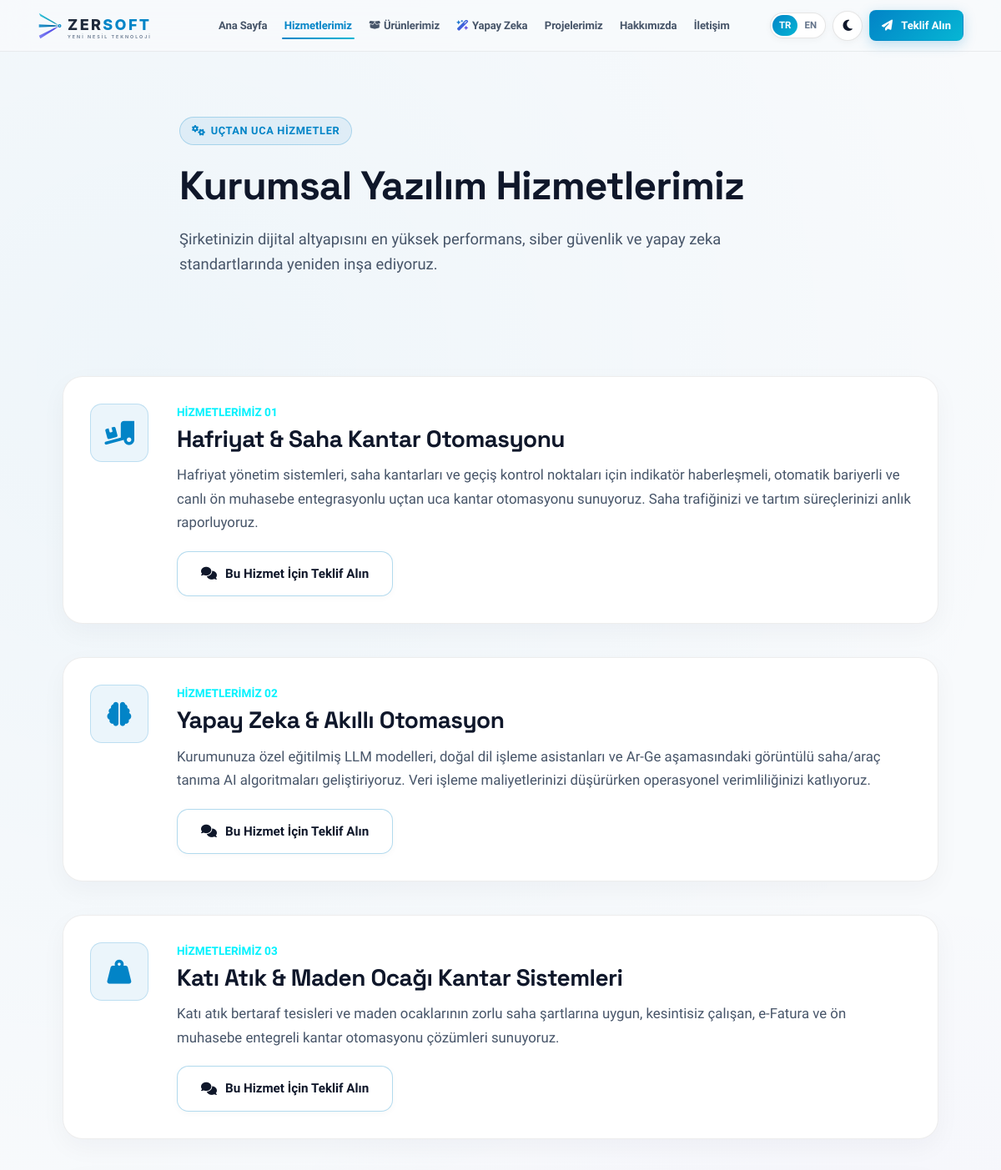
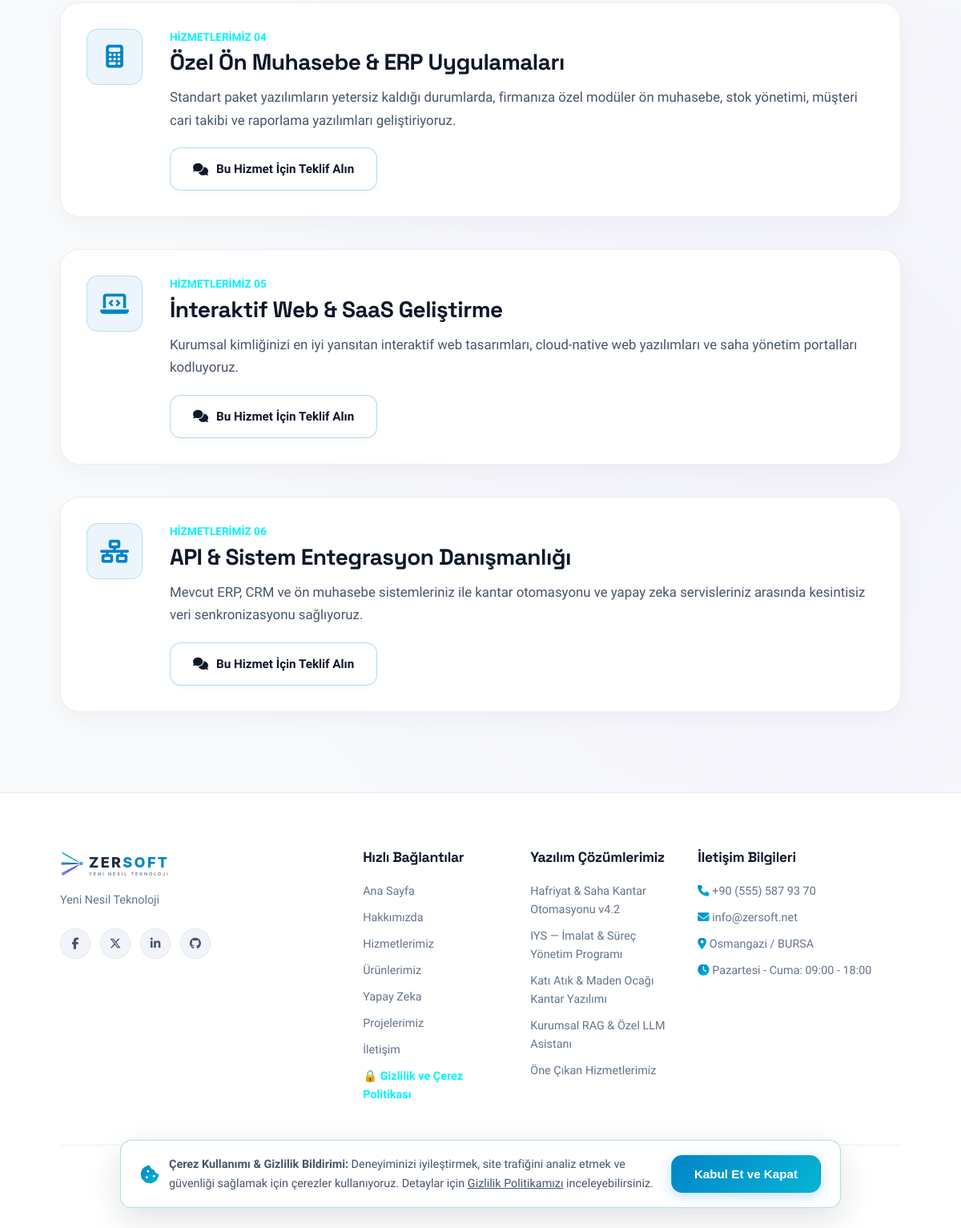
/services.php, run on the app's committed database (2 pictures, top to bottom).
### tables this page shows
CREATE TABLE IF NOT EXISTS `services` (
  `id` INT AUTO_INCREMENT PRIMARY KEY,
  `title` VARCHAR(150) NOT NULL,
  `slug` VARCHAR(150) NOT NULL UNIQUE,
  `short_description` VARCHAR(255) NOT NULL,
  `content` TEXT NOT NULL,
  `icon` VARCHAR(50) NOT NULL DEFAULT 'fa-code',
  `sort_order` INT DEFAULT 0,
  `created_at` DATETIME DEFAULT CURRENT_TIMESTAMP
);

CREATE TABLE IF NOT EXISTS `site_settings` (
  `id` INT PRIMARY KEY DEFAULT 1,
  `site_name` VARCHAR(100) NOT NULL DEFAULT 'ZERSOFT Bilişim & Danışmanlık',
  `site_tagline` VARCHAR(255) DEFAULT 'Dijital Dönüşümde Çözüm Ortağınız & Yapay Zeka Çözümleri',
  `meta_description` TEXT,
  `phone` VARCHAR(30) DEFAULT '+90 (555) 587 93 70',
  `email` VARCHAR(100) DEFAULT 'info@zersoft.net',
  `address` TEXT,
  `working_hours` VARCHAR(100) DEFAULT 'Pazartesi - Cuma: 09:00 - 18:00',
  `facebook` VARCHAR(255) DEFAULT 'https://facebook.com/zersoftnet',
  `twitter` VARCHAR(255) DEFAULT 'https://twitter.com/zersoftnet',
  `linkedin` VARCHAR(255) DEFAULT 'https://linkedin.com/company/zersoft',
  `github` VARCHAR(255) DEFAULT 'https://github.com/zersoft',
  `instagram` VARCHAR(255) DEFAULT 'https://instagram.com/zersoftnet',
  `updated_at` DATETIME DEFAULT CURRENT_TIMESTAMP
);

### includes/lang.php (called while the page is built, shortened)
<?php
if (isset($_GET['lang']) && in_array($_GET['lang'], ['tr', 'en'])) {
    $currentLang = $_GET['lang'];
    $_SESSION['lang'] = $currentLang;
    setcookie('zersoft_lang', $currentLang, time() + (86400 * 30), '/');
} else {
    $currentLang = $_SESSION['lang'] ?? $_COOKIE['zersoft_lang'] ?? 'tr';
}
function __($key, $default = '') {
    global $currentLang, $translations;
    if (isset($translations[$currentLang][$key])) {
        return $translations[$currentLang][$key];
    }
    return !empty($default) ? $default : $key;
}

### includes/functions.php (called while the page is built, shortened)
<?php
require_once __DIR__ . '/../config/database.php';
function sanitize($data) {
    return htmlspecialchars(trim((string)$data), ENT_QUOTES, 'UTF-8');
}
function getSiteSettings() {
    global $db;
    $defaults = [
        'site_name'        => 'ZERSOFT Bilişim & Danışmanlık',
        'site_tagline'     => 'Dijital Dönüşümde Çözüm Ortağınız & Yapay Zeka Çözümleri',
        'meta_description' => 'Hafriyat Saha Kantar Otomasyonu, Katı Atık Kantar Otomasyonu, Maden Ocağı Kantar Programı, Yapay Zeka Destekli Özel Yazılım Geliştirme, Ön Muhasebe Uygulamaları ve Dijital Dönüşüm Hizmetleri.',
        'phone'            => '+90 (555) 587 93 70',
        'email'            => 'info@zersoft.net',
        'address'          => 'Osmangazi / BURSA',
        'working_hours'    => 'Pazartesi - Cuma: 09:00 - 18:00',
        'facebook'         => 'https://facebook.com/zersoftnet',
        'twitter'          => 'https://twitter.com/zersoftnet',
        'linkedin'         => 'https://linkedin.com/company/zersoft',
        'github'           => 'https://github.com/zersoft',
        'instagram'        => 'https://instagram.com/zersoftnet'
    ];
    try {
        $stmt = $db->query("SELECT * FROM site_settings WHERE id = 1 LIMIT 1");
        $settings = $stmt->fetch();
        if ($settings && is_array($settings)) {
            return array_merge($defaults, $settings);
        }
        return $defaults;
    } catch (Exception $e) {
        return $defaults;
    }
}
function getServices($limit = null) {
    global $db;
    try {
        $sql = "SELECT * FROM services ORDER BY sort_order ASC, id ASC";
        $stmt = $db->query($sql);
        return $stmt->fetchAll();
    } catch (Exception $e) {
        return [];
    }
}

### services.php (the view, shortened to what this page needs)
<?php
require_once __DIR__ . '/includes/header.php';
$services = getServices();
?>
<section class="hero-section" style="min-height: 40vh; padding: 140px 0 60px 0;">
  <div class="container text-center" style="max-width: 800px; margin: 0 auto;">
    <span class="badge"><i class="fa-solid fa-gears"></i> <?php echo __('services_hero_badge'); ?></span>
    <h1 style="font-size: 3rem; margin: 20px 0;"><?php echo __('services_hero_title'); ?></h1>
    <p style="color: var(--text-muted); font-size: 1.15rem;"><?php echo __('services_hero_desc'); ?></p>
  </div>
</section>
<section style="padding: 60px 0 100px 0;">
  <div class="container">
    <div style="display: flex; flex-direction: column; gap: 40px;">
      <?php foreach ($services as $index => $service): ?>
        <div class="glass-card" style="display: grid; grid-template-columns: 80px 1fr; gap: 24px; align-items: flex-start;">
          <div class="feature-icon-wrapper" style="width: 70px; height: 70px; font-size: 1.8rem; margin: 0;">
            <i class="fa-solid <?php echo sanitize($service['icon']); ?>"></i>
          </div>
          <div>
            <div style="font-size: 0.85rem; color: #00f2fe; font-weight: 700; text-transform: uppercase; margin-bottom: 4px;"><?php echo __('nav_services'); ?> 0<?php echo $index + 1; ?></div>
            <h2 style="font-size: 1.75rem; font-weight: 700; margin-bottom: 12px;"><?php echo sanitize($service['title']); ?></h2>
            <p style="color: var(--text-muted); font-size: 1.05rem; line-height: 1.7; margin-bottom: 20px;"><?php echo nl2br(sanitize($service['content'])); ?></p>
            <a href="contact.php" class="btn btn-outline btn-sm"><i class="fa-solid fa-comments"></i> <?php echo __('services_get_quote'); ?></a>
          </div>
        </div>
      <?php endforeach; ?>
    </div>
  </div>
</section>
<?php require_once __DIR__ . '/includes/footer.php'; ?>

### includes/footer.php (shortened to what this page needs)
<?php
$settings = getSiteSettings();
?>
  <footer class="footer">
    <div class="container">
      <div class="footer-grid">
        <div class="footer-brand">
          <a href="index.php" class="brand-logo" aria-label="Zersoft Ana Sayfa">
            <img src="assets/images/logo-light.svg" alt="Zersoft Teknoloji" width="150" height="36" style="height:36px; width:auto;" class="logo-img logo-light animated-logo">
          </a>
          <p><?php echo __('site_tagline'); ?></p>
          <div class="social-links">
            <?php if (!empty($settings['facebook'])): ?>
              <a href="<?php echo sanitize($settings['facebook']); ?>" target="_blank" class="social-icon" aria-label="Facebook"><i class="fa-brands fa-facebook-f"></i></a>
            <?php endif; ?>
            <?php if (!empty($settings['twitter'])): ?>
              <a href="<?php echo sanitize($settings['twitter']); ?>" target="_blank" class="social-icon" aria-label="Twitter"><i class="fa-brands fa-x-twitter"></i></a>
            <?php endif; ?>
            <?php if (!empty($settings['linkedin'])): ?>
              <a href="<?php echo sanitize($settings['linkedin']); ?>" target="_blank" class="social-icon" aria-label="LinkedIn"><i class="fa-brands fa-linkedin-in"></i></a>
            <?php endif; ?>
            <?php if (!empty($settings['github'])): ?>
              <a href="<?php echo sanitize($settings['github']); ?>" target="_blank" class="social-icon" aria-label="GitHub"><i class="fa-brands fa-github"></i></a>
            <?php endif; ?>
          </div>
        </div>
        <div>
          <h4 class="footer-heading"><?php echo __('footer_quick_links'); ?></h4>
          <ul class="footer-links">
            <li><a href="index.php"><?php echo __('nav_home'); ?></a></li>
            <li><a href="about.php"><?php echo __('nav_about'); ?></a></li>
            <li><a href="services.php"><?php echo __('nav_services'); ?></a></li>
            <li><a href="products.php"><?php echo __('nav_products'); ?></a></li>
            <li><a href="ai-solutions.php"><?php echo __('nav_ai'); ?></a></li>
            <li><a href="portfolio.php"><?php echo __('nav_portfolio'); ?></a></li>
            <li><a href="contact.php"><?php echo __('nav_contact'); ?></a></li>
            <li><a href="privacy-policy.php" style="color: #00f2fe; font-weight: 700;">🔒 <?php echo __('cookie_policy'); ?></a></li>
          </ul>
        </div>
        <div>
          <h4 class="footer-heading"><?php echo __('footer_solutions'); ?></h4>
          <ul class="footer-links">
            <li><a href="products.php"><?php echo __('prod_kantar_title'); ?></a></li>
            <li><a href="iys.php"><?php echo __('prod_iys_title'); ?></a></li>
            <li><a href="products.php"><?php echo __('prod_kati_title'); ?></a></li>
            <li><a href="ai-solutions.php"><?php echo __('slide3_title'); ?></a></li>
            <li><a href="services.php"><?php echo __('section_services_title'); ?></a></li>
          </ul>
        </div>
        <div>
          <h4 class="footer-heading"><?php echo __('footer_contact'); ?></h4>
          <ul class="footer-links">
            <li><i class="fa-solid fa-phone text-gradient"></i> <?php echo sanitize($settings['phone']); ?></li>
            <li><i class="fa-solid fa-envelope text-gradient"></i> <?php echo sanitize($settings['email']); ?></li>
            <li><i class="fa-solid fa-location-dot text-gradient"></i> <?php echo sanitize($settings['address']); ?></li>
            <li><i class="fa-solid fa-clock text-gradient"></i> <?php echo sanitize($settings['working_hours']); ?></li>
          </ul>
        </div>
      </div>
      <div class="footer-bottom">
        <p>&copy; <?php echo date('Y'); ?> ZERSOFT Technology. <?php echo __('footer_rights'); ?></p>
        <p style="font-size:0.85rem; color:var(--text-dim);"><?php echo __('footer_compliance'); ?></p>
      </div>
    </div>
  </footer>
</body>
</html>

### data on the page
services: title "Hafriyat & Saha Kantar Otomasyonu", content "Hafriyat yönetim sistemleri, saha kantarları ve geçiş kontrol noktaları için indikatör haberleşmeli, otomatik bariyerli ve canlı ön muhasebe entegrasyonlu uçtan uca kantar otomasyonu sunuyoruz. Saha trafiğinizi ve tartım süreçlerinizi anlık raporluyoruz."
services: title "Yapay Zeka & Akıllı Otomasyon", content "Kurumunuza özel eğitilmiş LLM modelleri, doğal dil işleme asistanları ve Ar-Ge aşamasındaki görüntülü saha/araç tanıma AI algoritmaları geliştiriyoruz. Veri işleme maliyetlerinizi düşürürken operasyonel verimliliğinizi katlıyoruz."
services: title "Katı Atık & Maden Ocağı Kantar Sistemleri", content "Katı atık bertaraf tesisleri ve maden ocaklarının zorlu saha şartlarına uygun, kesintisiz çalışan, e-Fatura ve ön muhasebe entegreli kantar otomasyonu çözümleri sunuyoruz."
services: title "Özel Ön Muhasebe & ERP Uygulamaları", content "Standart paket yazılımların yetersiz kaldığı durumlarda, firmanıza özel modüler ön muhasebe, stok yönetimi, müşteri cari takibi ve raporlama yazılımları geliştiriyoruz."
services: title "İnteraktif Web & SaaS Geliştirme", content "Kurumsal kimliğinizi en iyi yansıtan interaktif web tasarımları, cloud-native web yazılımları ve saha yönetim portalları kodluyoruz."
services: title "API & Sistem Entegrasyon Danışmanlığı", content "Mevcut ERP, CRM ve ön muhasebe sistemleriniz ile kantar otomasyonu ve yapay zeka servisleriniz arasında kesintisiz veri senkronizasyonu sağlıyoruz."
site_settings: phone "+90 (555) 587 93 70", email "info@zersoft.net", address "Osmangazi / BURSA", working_hours "Pazartesi - Cuma: 09:00 - 18:00"

### other printed values
__('nav_home') "Ana Sayfa"
__('nav_services') "Hizmetlerimiz"
__('nav_products') "Ürünlerimiz"
__('nav_ai') "Yapay Zeka"
__('nav_portfolio') "Projelerimiz"
__('nav_about') "Hakkımızda"
__('nav_contact') "İletişim"
__('nav_get_quote') "Teklif Alın"
__('services_hero_badge') "UÇTAN UCA HİZMETLER"
__('services_hero_title') "Kurumsal Yazılım Hizmetlerimiz"
__('services_hero_desc') "Şirketinizin dijital altyapısını en yüksek performans, siber güvenlik ve yapay zeka standartlarında yeniden inşa ediyoruz."
__('site_tagline') "Yeni Nesil Teknoloji"
__('footer_quick_links') "Hızlı Bağlantılar"
__('cookie_policy') "Gizlilik ve Çerez Politikası"
__('footer_solutions') "Yazılım Çözümlerimiz"
